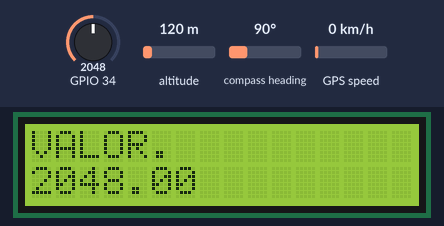
A sketch run on a simulated ESP32. On the bench: 16×2 character LCD. Inputs (shaded band) come from the test bench; at power-on: GPIO 34 = 2048, altitude 120 m, compass heading 90°, GPS speed 0 km/h. The GPS gets a fix after 3 s at 37.7749, -122.4194 with 8 satellites; what the sketch prints to the serial monitor is not drawn.

Above: at 1.2 s.
1.3 s: GPIO 34 set to 2866
At 3.3 s:
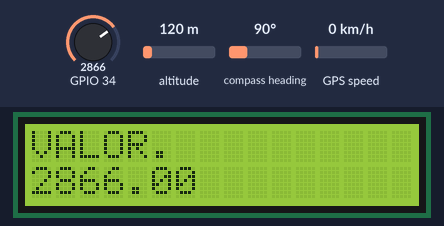
10.2 s: GPIO 34 set to 3972
At 11.5 s:
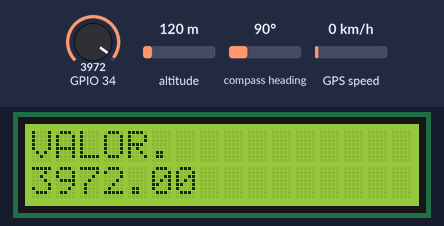
12.4 s: GPIO 34 set to 1228
At 13.8 s:
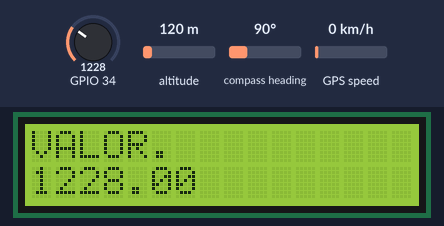
Timing chart, 0 to 15.4 s (numbered marks = the images above; inputs shaded):
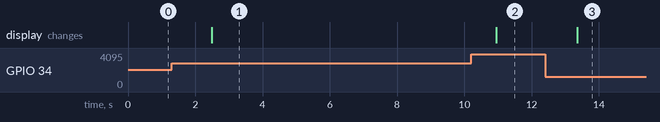

Measured:
- after the input at 1.3 s, the display: changes after 1.2 s (image 1)
- after the input at 10.2 s, the display: changes after 0.74 s (image 2)
- after the input at 12.4 s, the display: changes after 0.95 s (image 3)

The sketch:

MR-2.ino
```cpp
//YWROBOT
//Compatible with the Arduino IDE 1.0
//Library version:1.1
#include <Wire.h>
#include <LiquidCrystal_I2C.h>
#include <SoftwareSerial.h>
#include <TinyGPS.h>


LiquidCrystal_I2C lcd(0x27,16,2);  // set the LCD address to 0x27 for a 16 chars and 2 line display
float sensorValue = 0;
TinyGPS gps;
SoftwareSerial ss(12,13);//(RX,TX)

void setup()
{
  lcd.init();                      // initialize the lcd
  lcd.backlight();
  lcd.setCursor(0,0);
  lcd.print("VALOR.");

  //gps

  Serial.begin(115200);
  ss.begin(9600);
  //D
}


void loop()
{
    lcd.setCursor(0,8);
   // read the analog in value:
  sensorValue = analogRead(34);
  lcd.print(sensorValue);
  delay(200);

  //gps
  bool newData = false;
  unsigned long chars;
  unsigned short sentences, failed;

  // For one second we parse GPS data and report some key values
  for (unsigned long start = millis(); millis() - start < 1000;)
  {
    while (ss.available())
    {
      char c = ss.read();
      Serial.write(c); // uncomment this line if you want to see the GPS data flowing
      if (gps.encode(c)) // Did a new valid sentence come in?
        newData = true;
    }
  }

  if (newData)
  {
    float flat, flon;
    unsigned long age;
    gps.f_get_position(&flat, &flon, &age);
    Serial.print("LAT=");
    Serial.print(flat == TinyGPS::GPS_INVALID_F_ANGLE ? 0.0 : flat, 6);
    Serial.print(" LON=");
    Serial.print(flon == TinyGPS::GPS_INVALID_F_ANGLE ? 0.0 : flon, 6);
    Serial.print(" SAT=");
    Serial.print(gps.satellites() == TinyGPS::GPS_INVALID_SATELLITES ? 0 : gps.satellites());
    Serial.print(" PREC=");
    Serial.print(gps.hdop() == TinyGPS::GPS_INVALID_HDOP ? 0 : gps.hdop());
    Serial.println();
    return;
  }

  gps.stats(&chars, &sentences, &failed);
  /*Serial.print(" CHARS=");
  Serial.print(chars);
  Serial.print(" SENTENCES=");
  Serial.print(sentences);
  Serial.print(" CSUM ERR=");
  Serial.println(failed);*/
  if (chars == 0)
    Serial.println("* No characters received from GPS: check wiring *");


}
```
